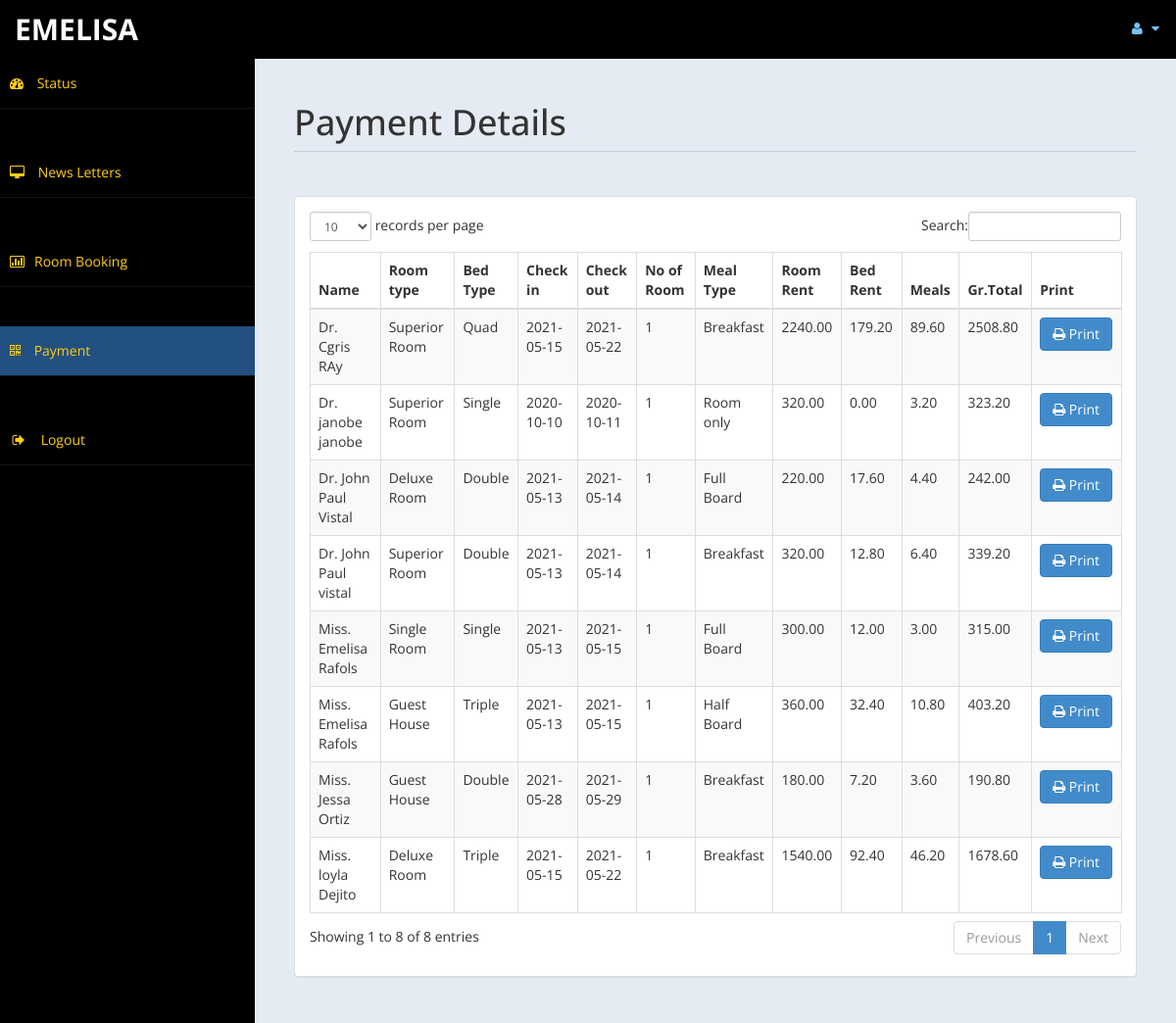
The app's page /frontdesk/payment.php (signed in), older data.
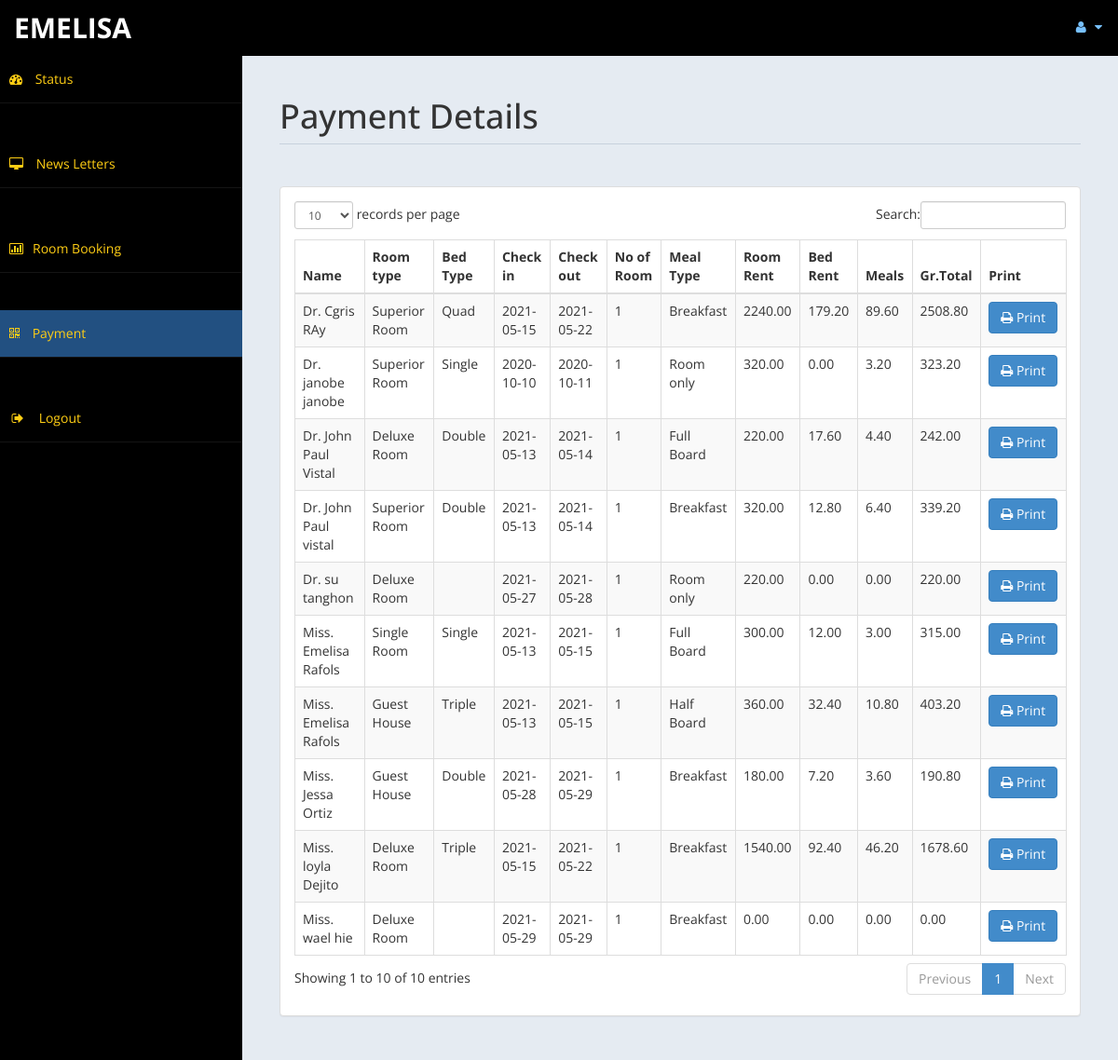
The same page, newer data.
### tables this page shows
CREATE TABLE `payment` (
  `id` int(11) DEFAULT NULL,
  `title` varchar(5) DEFAULT NULL,
  `fname` varchar(30) DEFAULT NULL,
  `lname` varchar(30) DEFAULT NULL,
  `troom` varchar(30) DEFAULT NULL,
  `tbed` varchar(30) DEFAULT NULL,
  `nroom` int(11) DEFAULT NULL,
  `cin` date DEFAULT NULL,
  `cout` date DEFAULT NULL,
  `ttot` double(8,2) DEFAULT NULL,
  `fintot` double(8,2) DEFAULT NULL,
  `mepr` double(8,2) DEFAULT NULL,
  `meal` varchar(30) DEFAULT NULL,
  `btot` double(8,2) DEFAULT NULL,
  `noofdays` int(11) DEFAULT NULL
);

### frontdesk/payment.php (the view, shortened to what the changed rows need)
<!DOCTYPE html>
<html xmlns="http://www.w3.org/1999/xhtml">
<head>
    <link href="assets/css/bootstrap.css" rel="stylesheet" />
    <link href="assets/css/font-awesome.css" rel="stylesheet" />
    <link href="assets/css/custom-styles.css" rel="stylesheet" />
    <link href="assets/js/dataTables/dataTables.bootstrap.css" rel="stylesheet" />
</head>
<body>
    <div id="wrapper">
        <div id="page-wrapper" >
            <div id="page-inner">
			 <div class="row">
                    <div class="col-md-12">
                        <h1 class="page-header">
                           Payment Details<small> </small>
                        </h1>
                    </div>
                </div>
            <div class="row">
                <div class="col-md-12">
                    <div class="panel panel-default">
                        <div class="panel-body">
                            <div class="table-responsive">
                                <table class="table table-striped table-bordered table-hover" id="dataTables-example">
                                    <thead>
                                        <tr>
                                            <th>Name</th>
											<th>Room type</th>
                                            <th>Bed Type</th>
                                            <th>Check in</th>
											<th>Check out</th>
											<th>No of Room</th>
											<th>Meal Type</th>
                                            <th>Room Rent</th>
											<th>Bed Rent</th>
											<th>Meals </th>
											<th>Gr.Total</th>
											<th>Print</th>
                                        </tr>
                                    </thead>
                                    <tbody>
									<?php
										include ('db.php');
										$sql="select * from payment";
										$re = mysqli_query($con,$sql);
										while($row = mysqli_fetch_array($re))
										{
											$id = $row['id'];
											if($id % 2 ==1 )
											{
												echo"<tr class='gradeC'>
													<td>".$row['title']." ".$row['fname']." ".$row['lname']."</td>
													<td>".$row['troom']."</td>
													<td>".$row['tbed']."</td>
													<td>".$row['cin']."</td>
													<td>".$row['cout']."</td>
													<td>".$row['nroom']."</td>
													<td>".$row['meal']."</td>
													<td>".$row['ttot']."</td>
													<td>".$row['mepr']."</td>
													<td>".$row['btot']."</td>
													<td>".$row['fintot']."</td>
													<td><a href=print.php?pid=".$id ." <button class='btn btn-primary'> <i class='fa fa-print' ></i> Print</button></td>
													</tr>";
											}
											else
											{
												echo"<tr class='gradeU'>
													<td>".$row['title']." ".$row['fname']." ".$row['lname']."</td>
													<td>".$row['troom']."</td>
													<td>".$row['tbed']."</td>
													<td>".$row['cin']."</td>
													<td>".$row['cout']."</td>
													<td>".$row['nroom']."</td>
													<td>".$row['meal']."</td>
													<td>".$row['ttot']."</td>
													<td>".$row['mepr']."</td>
													<td>".$row['btot']."</td>
													<td>".$row['fintot']."</td>
													<td><a href=print.php?pid=".$id ." <button class='btn btn-primary'> <i class='fa fa-print' ></i> Print</button></td>
													</tr>";
											}
										}
									?>
                                    </tbody>
                                </table>
                            </div>
                        </div>
                    </div>
                </div>
            </div>
                </div>
            </div>
    </div>
</body>
</html>

Row changes from the older to the newer data that the page shows:
added payment: title "Miss.", fname "wael", lname "hie", troom "Deluxe Room", cin "2021-05-29", cout "2021-05-29", nroom "1", meal "Breakfast", ttot "0.00", mepr "0.00", btot "0.00", fintot "0.00"
added payment: title "Dr.", fname "su", lname "tanghon", troom "Deluxe Room", cin "2021-05-27", cout "2021-05-28", nroom "1", meal "Room only", ttot "220.00", mepr "0.00", btot "0.00", fintot "220.00"
Text that changed along with them:
text written by a page script: "records per page Search: Showing 1 to 8 of 8 entries Previous 1 Next" → "records per page Search: Showing 1 to 10 of 10 entries Previous 1 Next"
